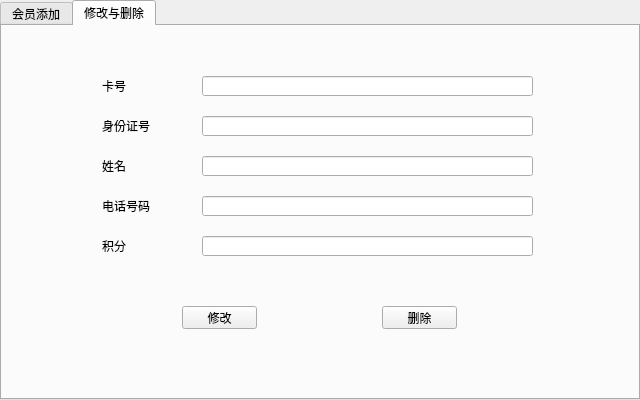
<?xml version="1.0" encoding="UTF-8"?>
<ui version="4.0">
 <class>VIPAdministration</class>
 <widget class="QDialog" name="VIPAdministration">
  <property name="geometry">
   <rect>
    <x>0</x>
    <y>0</y>
    <width>640</width>
    <height>400</height>
   </rect>
  </property>
  <property name="sizePolicy">
   <sizepolicy hsizetype="Fixed" vsizetype="Fixed">
    <horstretch>0</horstretch>
    <verstretch>0</verstretch>
   </sizepolicy>
  </property>
  <property name="minimumSize">
   <size>
    <width>640</width>
    <height>400</height>
   </size>
  </property>
  <property name="maximumSize">
   <size>
    <width>640</width>
    <height>400</height>
   </size>
  </property>
  <property name="windowTitle">
   <string>会员卡信息管理</string>
  </property>
  <widget class="QTabWidget" name="tabWidget">
   <property name="geometry">
    <rect>
     <x>0</x>
     <y>0</y>
     <width>640</width>
     <height>400</height>
    </rect>
   </property>
   <property name="sizePolicy">
    <sizepolicy hsizetype="Fixed" vsizetype="Fixed">
     <horstretch>0</horstretch>
     <verstretch>0</verstretch>
    </sizepolicy>
   </property>
   <property name="minimumSize">
    <size>
     <width>640</width>
     <height>400</height>
    </size>
   </property>
   <property name="maximumSize">
    <size>
     <width>640</width>
     <height>400</height>
    </size>
   </property>
   <property name="currentIndex">
    <number>1</number>
   </property>
   <widget class="QWidget" name="tab">
    <property name="minimumSize">
     <size>
      <width>640</width>
      <height>400</height>
     </size>
    </property>
    <property name="maximumSize">
     <size>
      <width>640</width>
      <height>400</height>
     </size>
    </property>
    <property name="accessibleName">
     <string/>
    </property>
    <attribute name="title">
     <string>会员添加</string>
    </attribute>
    <widget class="QLabel" name="card">
     <property name="geometry">
      <rect>
       <x>100</x>
       <y>50</y>
       <width>51</width>
       <height>20</height>
      </rect>
     </property>
     <property name="text">
      <string>卡号</string>
     </property>
     <property name="textFormat">
      <enum>Qt::AutoText</enum>
     </property>
     <property name="scaledContents">
      <bool>false</bool>
     </property>
     <property name="wordWrap">
      <bool>false</bool>
     </property>
    </widget>
    <widget class="QLineEdit" name="card_2">
     <property name="geometry">
      <rect>
       <x>200</x>
       <y>50</y>
       <width>331</width>
       <height>20</height>
      </rect>
     </property>
    </widget>
    <widget class="QLabel" name="score">
     <property name="geometry">
      <rect>
       <x>100</x>
       <y>210</y>
       <width>51</width>
       <height>20</height>
      </rect>
     </property>
     <property name="text">
      <string>积分</string>
     </property>
     <property name="textFormat">
      <enum>Qt::AutoText</enum>
     </property>
     <property name="scaledContents">
      <bool>false</bool>
     </property>
     <property name="wordWrap">
      <bool>false</bool>
     </property>
    </widget>
    <widget class="QLabel" name="name">
     <property name="geometry">
      <rect>
       <x>100</x>
       <y>130</y>
       <width>51</width>
       <height>20</height>
      </rect>
     </property>
     <property name="text">
      <string>姓名</string>
     </property>
     <property name="textFormat">
      <enum>Qt::AutoText</enum>
     </property>
     <property name="scaledContents">
      <bool>false</bool>
     </property>
     <property name="wordWrap">
      <bool>false</bool>
     </property>
    </widget>
    <widget class="QLabel" name="phoneNumber">
     <property name="geometry">
      <rect>
       <x>100</x>
       <y>170</y>
       <width>51</width>
       <height>20</height>
      </rect>
     </property>
     <property name="text">
      <string>电话号码</string>
     </property>
     <property name="textFormat">
      <enum>Qt::AutoText</enum>
     </property>
     <property name="scaledContents">
      <bool>false</bool>
     </property>
     <property name="wordWrap">
      <bool>false</bool>
     </property>
    </widget>
    <widget class="QLabel" name="idCard">
     <property name="geometry">
      <rect>
       <x>100</x>
       <y>90</y>
       <width>51</width>
       <height>20</height>
      </rect>
     </property>
     <property name="text">
      <string>身份证号</string>
     </property>
     <property name="textFormat">
      <enum>Qt::AutoText</enum>
     </property>
     <property name="scaledContents">
      <bool>false</bool>
     </property>
     <property name="wordWrap">
      <bool>false</bool>
     </property>
    </widget>
    <widget class="QLineEdit" name="score_2">
     <property name="geometry">
      <rect>
       <x>200</x>
       <y>210</y>
       <width>331</width>
       <height>20</height>
      </rect>
     </property>
    </widget>
    <widget class="QLineEdit" name="phoneNumber_2">
     <property name="geometry">
      <rect>
       <x>200</x>
       <y>170</y>
       <width>331</width>
       <height>20</height>
      </rect>
     </property>
    </widget>
    <widget class="QLineEdit" name="name_2">
     <property name="geometry">
      <rect>
       <x>200</x>
       <y>130</y>
       <width>331</width>
       <height>20</height>
      </rect>
     </property>
    </widget>
    <widget class="QLineEdit" name="idCard_2">
     <property name="geometry">
      <rect>
       <x>200</x>
       <y>90</y>
       <width>331</width>
       <height>20</height>
      </rect>
     </property>
    </widget>
    <widget class="QPushButton" name="add">
     <property name="geometry">
      <rect>
       <x>180</x>
       <y>280</y>
       <width>75</width>
       <height>23</height>
      </rect>
     </property>
     <property name="text">
      <string>添加</string>
     </property>
    </widget>
    <widget class="QPushButton" name="rewrite">
     <property name="geometry">
      <rect>
       <x>380</x>
       <y>280</y>
       <width>75</width>
       <height>23</height>
      </rect>
     </property>
     <property name="text">
      <string>重置</string>
     </property>
    </widget>
   </widget>
   <widget class="QWidget" name="tab_2">
    <property name="minimumSize">
     <size>
      <width>640</width>
      <height>400</height>
     </size>
    </property>
    <property name="maximumSize">
     <size>
      <width>640</width>
      <height>400</height>
     </size>
    </property>
    <attribute name="title">
     <string>修改与删除</string>
    </attribute>
    <widget class="QLabel" name="card_3">
     <property name="geometry">
      <rect>
       <x>100</x>
       <y>50</y>
       <width>54</width>
       <height>20</height>
      </rect>
     </property>
     <property name="text">
      <string>卡号</string>
     </property>
    </widget>
    <widget class="QLabel" name="idCard_3">
     <property name="geometry">
      <rect>
       <x>100</x>
       <y>90</y>
       <width>54</width>
       <height>20</height>
      </rect>
     </property>
     <property name="text">
      <string>身份证号</string>
     </property>
    </widget>
    <widget class="QLabel" name="score_3">
     <property name="geometry">
      <rect>
       <x>100</x>
       <y>210</y>
       <width>54</width>
       <height>20</height>
      </rect>
     </property>
     <property name="text">
      <string>积分</string>
     </property>
    </widget>
    <widget class="QLabel" name="phoneNumber_3">
     <property name="geometry">
      <rect>
       <x>100</x>
       <y>170</y>
       <width>54</width>
       <height>20</height>
      </rect>
     </property>
     <property name="text">
      <string>电话号码</string>
     </property>
    </widget>
    <widget class="QLabel" name="name_3">
     <property name="geometry">
      <rect>
       <x>100</x>
       <y>130</y>
       <width>54</width>
       <height>20</height>
      </rect>
     </property>
     <property name="text">
      <string>姓名</string>
     </property>
    </widget>
    <widget class="QLineEdit" name="score_4">
     <property name="geometry">
      <rect>
       <x>200</x>
       <y>210</y>
       <width>331</width>
       <height>20</height>
      </rect>
     </property>
    </widget>
    <widget class="QLineEdit" name="name_4">
     <property name="geometry">
      <rect>
       <x>200</x>
       <y>130</y>
       <width>331</width>
       <height>20</height>
      </rect>
     </property>
    </widget>
    <widget class="QPushButton" name="pushButton_3">
     <property name="geometry">
      <rect>
       <x>180</x>
       <y>280</y>
       <width>75</width>
       <height>23</height>
      </rect>
     </property>
     <property name="text">
      <string>修改</string>
     </property>
    </widget>
    <widget class="QPushButton" name="pushButton_4">
     <property name="geometry">
      <rect>
       <x>380</x>
       <y>280</y>
       <width>75</width>
       <height>23</height>
      </rect>
     </property>
     <property name="text">
      <string>删除</string>
     </property>
    </widget>
    <widget class="QLineEdit" name="card_4">
     <property name="geometry">
      <rect>
       <x>200</x>
       <y>50</y>
       <width>331</width>
       <height>20</height>
      </rect>
     </property>
    </widget>
    <widget class="QLineEdit" name="idCard_4">
     <property name="geometry">
      <rect>
       <x>200</x>
       <y>90</y>
       <width>331</width>
       <height>20</height>
      </rect>
     </property>
     <property name="readOnly">
      <bool>true</bool>
     </property>
    </widget>
    <widget class="QLineEdit" name="phoneNumber_4">
     <property name="geometry">
      <rect>
       <x>200</x>
       <y>170</y>
       <width>331</width>
       <height>20</height>
      </rect>
     </property>
     <property name="readOnly">
      <bool>true</bool>
     </property>
    </widget>
   </widget>
  </widget>
 </widget>
 <resources/>
 <connections/>
</ui>
